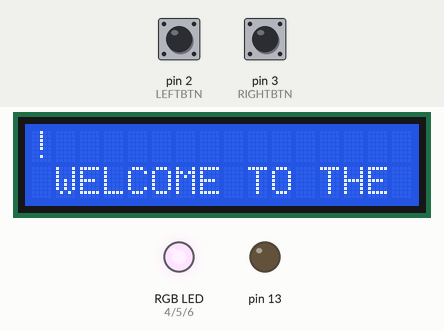
Recording of a sketch running on a simulated Arduino Uno, built with avr-gcc and run on an emulated ATmega328P. Shown: 16×2 character LCD, an RGB LED mixed from three pins (HIGH = lit), output pins drawn as LEDs (lit = HIGH). Inputs (shaded band) come from the test bench; at power-on: pin 3 (RIGHTBTN) HIGH, pin 2 (LEFTBTN) HIGH. What the sketch prints to the serial monitor is not drawn.

Above: at 1.2 s.
1.3 s: pin 3 (RIGHTBTN) pulled LOW for 0.15 s
At 2.0 s:
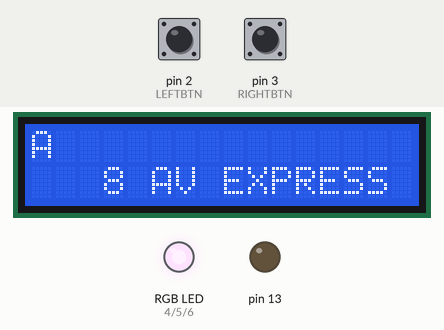
4.4 s: pin 2 (LEFTBTN) pulled LOW for 0.15 s
At 5.8 s:
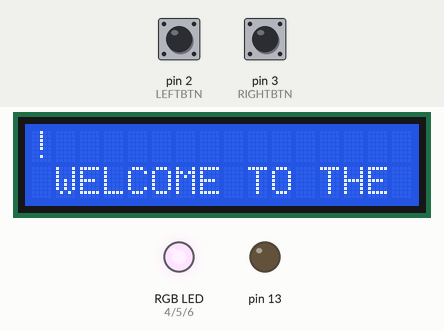
7.5 s: pin 3 (RIGHTBTN) pulled LOW for 1 s
At 8.1 s:
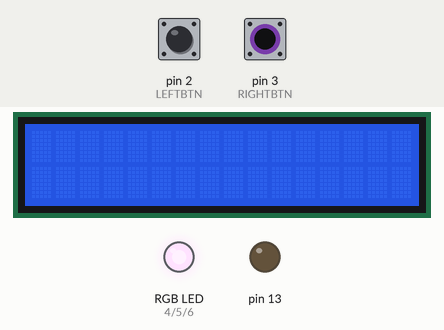
11.5 s: pin 2 (LEFTBTN) pulled LOW for 1 s
At 13.0 s:
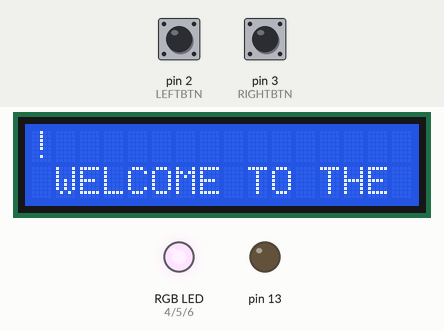
15.5 s: pin 3 (RIGHTBTN) pulled LOW for 0.15 s
At 16.4 s:
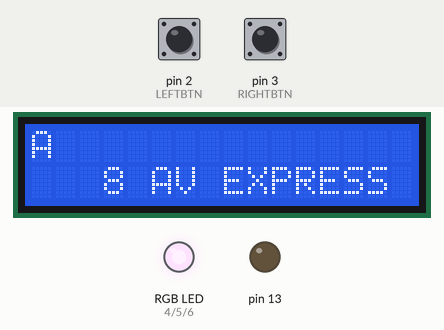
18.6 s: pin 2 (LEFTBTN) pulled LOW for 0.15 s
At 22.5 s:
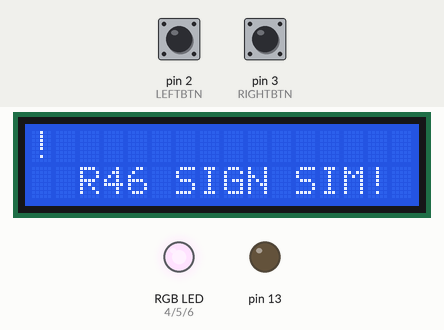
Timing chart, 0 to 22.7 s (numbered marks = the images above; inputs shaded):
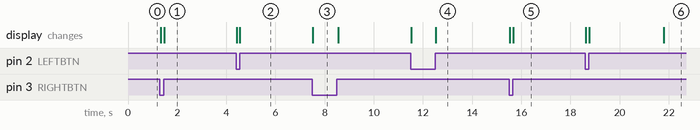

Measured:
- after the input at 1.3 s, the display: first changes at once (image 1 shows a later state)
- after the input at 4.4 s, the display: first changes at once (image 2 shows a later state)
- after the input at 7.5 s, the display: changes at once (image 3)
- after the input at 11.5 s, the display: first changes at once (image 4 shows a later state)
- after the input at 15.5 s, the display: first changes at once (image 5 shows a later state)
- after the input at 18.6 s, the display: first changes at once (image 6 shows a later state)

The sketch:

R46.ino
```cpp
//ada// include the library code:
#include <LiquidCrystal.h>
#include <Wire.h>
#include <avr/pgmspace.h> //save to flash.

#define REDLITE 4
#define GREENLITE 5
#define BLUELITE 6
#define LEFTBTN 2
#define RIGHTBTN 3

//R46 LCD Codemap (saved on Flash)
const char sign0[] PROGMEM = "!,WELCOME TO THE , R46 SIGN SIM! ";
const char sign1[] PROGMEM = "A,  8 AV EXPRESS , FULTON ST EXP , ROCKAWAY PARK ,via JFK AIRPORT";
const char sign2[] PROGMEM = "A,  8 AV EXPRESS , FULTON ST EXP ,  OZONE PARK   , LEFFERTS BLVD ";
const char sign3[] PROGMEM = "A,  8 AV EXPRESS , FULTON ST EXP ,  FAR ROCKAWAY ,via JFK AIRPORT";
const char sign4[] PROGMEM = "A, FULTON ST EXP ,  8 AV EXPRESS ,to207 ST/MANHTN";
const char sign5[] PROGMEM = "B,   6 AV EXP    ,CENT PK W LOCAL,     145 ST    ";
const char sign6[] PROGMEM = "B,   6 AV EXP    , BRIGHTON EXP  ,BRIGHTON BEACH ";
const char sign7[] PROGMEM = "B,   6 AV EXP    ,CENT PK W LOCAL, CONCOURSE LCL ,BEDFORD PK BLVD";
const char sign8[] PROGMEM = "C,  OZONE PARK   , LEFFERTS BLVD ,   8 AV LCL     , FULTON ST LCL ";
const char sign9[] PROGMEM = "C,  8 AV LOCAL   , to EUCLID AV  ";
const char sign10[] PROGMEM = "C,   8 AV LINE   ,to168 ST/MANHTN";
const char sign11[] PROGMEM = "D,   6 AV EXP    ,CENT PK W EXP  ,CONCOURSE EXP  ,NORWOOD-205 ST ";
const char sign12[] PROGMEM = "D,   6 AV EXP    ,   WEST END    , CONEY ISLAND  ";
const char sign13[] PROGMEM = " ,LETS DO THE FORK,IN THE GARBAGE,DISPOSAL,DING DING DING";
const char sign14[] PROGMEM = "E,  8 AV LOCAL   ,WORLD TRADE CTR";
const char sign15[] PROGMEM = "E,  KEW GARDENS  ,   UNION TPK   ";
const char sign16[] PROGMEM = "E, QUEENS BL EXP ,  JAMAICA CTR  , PARSONS-ARCHER,   via 53 ST   ";
const char sign17[] PROGMEM = "E,to FAR ROCKAWAY,8 AV/FULTON EXP";
const char sign18[] PROGMEM = "E, JAMAICA-179 ST,    8 AV LCL   ,  QUEENS BL EXP";
const char sign19[] PROGMEM = "F,   6 AV LOCAL  ,   KINGS HWY   ,   via 63 ST   ";
const char sign20[] PROGMEM = "F, QUEENS BL EXP , JAMAICA-179 ST,   via 63 ST   ,   6 AV LOCAL  ";
const char sign21[] PROGMEM = "F,   6 AV LOCAL  ,EUCLID AV/BKLYN, via FULTON ST ,   via 63 ST   ";
const char sign22[] PROGMEM = "F,   6 AV LOCAL  ,  CULVER LOCAL ,  CONEY ISLAND ,   via 63 ST   ";
const char sign23[] PROGMEM = "G,CROSSTOWN LOCAL,  SMITH-9 STS  ";
const char sign24[] PROGMEM = "G,CROSSTOWN LOCAL, LONG IS. CITY ,    COURT SQ   ";
const char sign25[] PROGMEM = "G,CROSSTOWN LOCAL, CULVER LOCAL  ,KENSNGTON-BKLYN,   CHURCH AV   ";
const char sign26[] PROGMEM = "G,  18 AV/BKLYN  ,CROSSTOWN LOCAL";
const char sign27[] PROGMEM = "H,    SHUTTLE    , BROAD CHANNEL ";
const char sign28[] PROGMEM = "H,    SHUTTLE    , ROCKAWAY PARK ";
const char sign29[] PROGMEM = "H,    SHUTTLE    ,  to EUCLID AV ";
const char sign30[] PROGMEM = "J,NASSAU ST LINE ,  JAMAICA CTR  ,PARSONS-ARCHER";
const char sign31[] PROGMEM = "J,NASSAU ST LINE ,to CHAMBERS ST ";
const char sign32[] PROGMEM = "J,NASSAU ST LINE ,  to BROAD ST  ";
const char sign33[] PROGMEM = "K,   8 AV LCL    ,WORLD TRADE CTR";
const char sign34[] PROGMEM = "K,   8 AV LCL    ,WASHINGTON HTS ,    168 ST    ";
const char sign35[] PROGMEM = "L,  14 ST LINE   ,toROCKAWAY PKWY";
const char sign36[] PROGMEM = "L,  14 ST LINE   , to 8 AV/14 ST ";
const char sign37[] PROGMEM = "M,NASSAU ST LINE ,METROPOLITAN AV";
const char sign38[] PROGMEM = " ,  FUNG WAH RR  ,    15 DOLLA   ,  AT FUNG WAH  ,   WE CRASH    ";
const char sign39[] PROGMEM = "M,NASSAU ST LINE ,to CHAMBERS ST ";
const char sign40[] PROGMEM = "M, NASSAU ST LCL , WEST END LCL  ,to BAY PARKWAY";
const char sign41[] PROGMEM = "N, BROADWAY EXP  ,    ASTORIA    , DITMARS BLVD ";
const char sign42[] PROGMEM = "N, BROADWAY LCL  ,    ASTORIA    , DITMARS BLVD ";
const char sign43[] PROGMEM = "N, BROADWAY LCL  ,SEA BEACH LOCAL, CONEY ISLAND ";
const char sign44[] PROGMEM = "N, BROADWAY LCL  , SEA BEACH EXP , CONEY ISLAND ";
const char sign45[] PROGMEM = "N, BROADWAY EXP  ,SEA BEACH LOCAL, CONEY ISLAND ";
const char sign46[] PROGMEM = "N, BROADWAY EXP  , SEA BEACH EXP , CONEY ISLAND ";
const char sign47[] PROGMEM = "Q,to 21 ST/QUEENS,  6 AV EXPRESS ";
const char sign48[] PROGMEM = "Q, BROADWAY EXP  ,ASTORIA-DITMARS";
const char sign49[] PROGMEM = "Q, BROADWAY EXP  , BRIGHTON LCL  , CONEY ISLAND ";
const char sign50[] PROGMEM = "R,    SHUTTLE    ,  36 ST-BKLYN  ";
const char sign51[] PROGMEM = "R,BROADWAY LOCAL ,BAY RIDGE-95 ST,   via 60 ST  ";
const char sign52[] PROGMEM = "R,JAMAICA CENTER ,PARSONS-ARCHER , BROADWAY LCL ";
const char sign53[] PROGMEM = "R, BROADWAY LCL  ,QUEENS BL LOCAL,FOREST HILLS-71,   via 60 ST   ";
const char sign54[] PROGMEM = "R,    SHUTTLE    ,BAY RIDGE-95 ST";
const char sign55[] PROGMEM = "S,    SHUTTLE    ,  FRANKLIN AV  ";
const char sign56[] PROGMEM = "S,    SHUTTLE    , BROAD CHANNEL ";
const char sign57[] PROGMEM = "S,    SHUTTLE    ,  ROCKAWAY PK  ";
const char sign58[] PROGMEM = "S,    SHUTTLE    ,  PROSPECT PK  ";
const char sign59[] PROGMEM = "V,  6 AV LOCAL   ,   via 53 ST   ,QUEENS BL LOCAL,FOREST HILLS-71";
const char sign60[] PROGMEM = "V, CONEY ISLAND  ,   6 AV LCL    ,CULVER EXPRESS ";
const char sign61[] PROGMEM = "V,   6 AV LCL    , LOWER E. SIDE ,     2 AV      ,   via 53 ST   ";
const char sign62[] PROGMEM = "W, BROADWAY LCL  ,ASTORIA-DITMARS";
const char sign63[] PROGMEM = "W, CONEY ISLAND  , via BROADWAY  , via WEST END  ";
const char sign64[] PROGMEM = "W,BROADWAY LOCAL , WHITEHALL ST  ";
const char sign65[] PROGMEM = "Z,NASSAU ST LINE ,  JAMAICA CTR  ,PARSONS-ARCHER ";
const char sign66[] PROGMEM = "Z,NASSAU ST LINE ,to CHAMBERS ST ";
const char sign67[] PROGMEM = "Z,NASSAU ST LINE ,  to BROAD ST  ";
const char sign68[] PROGMEM = " ,   LAST STOP   ";
const char sign69[] PROGMEM = " ,NOT IN SERVICE ";
const char sign70[] PROGMEM = " ,    SPECIAL    ";
const char sign71[] PROGMEM = " ,    SHUTTLE    ";
const char sign72[] PROGMEM = " ,WALK THRU TRAIN";

//Set up referencing table.
const char* const sign_table[] PROGMEM = {sign0,sign1, sign2, sign3, sign4, sign5, sign6, sign7, sign8, sign9, sign10, sign11, sign12, sign13, sign14, sign15, sign16, sign17, sign18, sign19, sign20, sign21, sign22, sign23, sign24, sign25, sign26, sign27, sign28, sign29, sign30, sign31, sign32, sign33, sign34, sign35, sign36, sign37, sign38, sign39, sign40, sign41, sign42, sign43, sign44, sign45, sign46, sign47, sign48, sign49, sign50, sign51, sign52, sign53, sign54, sign55, sign56, sign57, sign58, sign59, sign60, sign61, sign62, sign63, sign64, sign65, sign66, sign67, sign68, sign69, sign70, sign71, sign72};
char buffer[81]; //Makes enough for 5 16-char displays + 1 route number (not including commas)

// initialize the library with the numbers of the byteerface pins
LiquidCrystal lcd(7, 8, 9, 10, 11, 12);

// you can change the overall brightness by range 0 -> 255
byte brightness = 255;

//R46 via, to special lettering
byte v[7] = {B0,B0,B10001,B10001,B10001,B1010,B100,};
byte i[7] = {B0,B0,B1110,B100,B100,B100,B1110,};
byte a[7] = {B0,B0,B110,B1001,B1111,B1001,B1001,};
byte t[7] = {B0,B0,B11111,B100,B100,B100,B100,};
byte o[7] = {B0,B0,B110,B1001,B1001,B1001,B110,};
//byte plane[7] = {B100,B100,B1110,B11111,B10101,B100,B1010};

//global variables
  byte btnL = 0;
  byte btnR = 0;
  volatile float sign_index = 0.5; //Sign index in table.
  volatile byte sign_changed = 0;

//*********************************
//
//SETUP FUNCTION.

void setup() {
  lcd.clear();
  // set up the LCD's number of rows and columns:
  lcd.begin(16, 2);
  //Define custom chars above.
  lcd.createChar(1, v);
  lcd.createChar(2, i);
  lcd.createChar(3, a);
  lcd.createChar(4, t);
  lcd.createChar(5, o);

  Serial.begin(9600); //Start up serial comm
  while(!Serial);
  Serial.println("OK"); //OK.

  pinMode(REDLITE, OUTPUT);
  pinMode(GREENLITE, OUTPUT);
  pinMode(BLUELITE, OUTPUT);
  pinMode(LEFTBTN, INPUT_PULLUP);
  pinMode(RIGHTBTN, INPUT_PULLUP);
  pinMode(13,OUTPUT);


  brightness = 50;
  setBacklight(255, 255, 0);
  btnL = digitalRead(LEFTBTN);
  btnR = digitalRead(RIGHTBTN);

  attachInterrupt(digitalPinToInterrupt(2), buttonpress_Lon, CHANGE);
  attachInterrupt(digitalPinToInterrupt(3), buttonpress_Ron, CHANGE);
}

//scanning & replacing lowercases with the special "via" and "to" characters.
void scan_replace(String sign) {
  byte pos = 0;

  lcd.setCursor(0, 1);
  while (pos < 17) {
    if (String(sign.charAt(pos)) == "v")
    {
      lcd.setCursor(pos + 1, 1);
      lcd.write(1);
    }
    else if (String(sign.charAt(pos)) == "i")
    {
      lcd.setCursor(pos + 1, 1);
      lcd.write(2);
    }
    else if (String(sign.charAt(pos)) == "a")
    {
      lcd.setCursor(pos + 1, 1);
      lcd.write(3);
    }
    else if (String(sign.charAt(pos)) == "t")
    {
      lcd.setCursor(pos + 1, 1);
      lcd.write(4);
    }
    else if (String(sign.charAt(pos)) == "o")
    {
      lcd.setCursor(pos + 1, 1);
      lcd.write(5);
    }
    pos = pos + 1;
  }
}

void loop()
{
//Display sign goes here.

 beginning:
  strcpy_P(buffer, (char*)pgm_read_word(&(sign_table[round(abs((int)(sign_index)))])));
  Serial.println(buffer);
 //bullet is first column of data, so we separate that first.
  String displays = strtok(buffer, ",");
  char bullet = displays.charAt(0);
  displays = strtok(NULL, ",");

    sign_continue:
    lcd.clear(); //Refresh screen.
    lcd.setCursor(0,0);
    lcd.write(bullet);
    lcd.setCursor(1, 1);
    lcd.print(displays);
    byte sign_length = displays.length();
    String debug_info = ':' + displays + ".," + sign_length;
    Serial.println(debug_info);
    scan_replace(displays);

    //Foreshadowing here.
    displays = strtok(NULL, ",");
    sign_length = displays.length();
    for (int wait=0; wait < 3001; wait++){
      if(sign_changed == 1){
        break;
      }
    delay(1);
    }
      if(sign_changed == 1){
        goto button_request_change;
      }
    Serial.println(sign_length); //Print next line's length and "foreshadow" to loop?

    if (sign_length != 0){
      goto sign_continue;
    }

    goto beginning;

    button_request_change:
    lcd.clear();
    while(sign_changed == 1){}

}


void buttonpress_Lon(){
  Serial.println("Left Interrupt!");
  sign_index = sign_index - 0.5; //Two button presses. 0.5 * 2 = 1
  sign_changed = !sign_changed;
  Serial.println(sign_index);
    }


void buttonpress_Ron(){
  Serial.println("Right Interrupt!");
  sign_index = sign_index + 0.5;
  sign_changed = !sign_changed;
  Serial.println(sign_index);
  }


void setBacklight(uint8_t r, uint8_t g, uint8_t b) {
  // normalize the red LED - its brighter than the rest!
  r = map(r, 0, 255, 0, 100);
  g = map(g, 0, 255, 0, 150);

  r = map(r, 0, 255, 0, brightness);
  g = map(g, 0, 255, 0, brightness);
  b = map(b, 0, 255, 0, brightness);

  // common anode so invert!
  r = map(r, 0, 255, 255, 0);
  g = map(g, 0, 255, 255, 0);
  b = map(b, 0, 255, 255, 0);
  Serial.print(" R = "); Serial.print(r, DEC);
  Serial.print(" G = "); Serial.print(g, DEC);
  Serial.print(" B = "); Serial.println(b, DEC);
  analogWrite(REDLITE, r);
  analogWrite(GREENLITE, g);
  analogWrite(BLUELITE, b);
}
```
